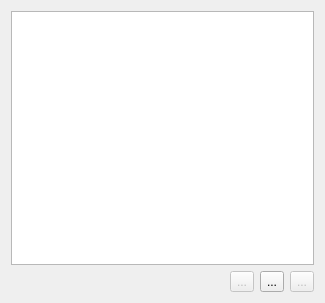
<?xml version="1.0" encoding="UTF-8"?>
<ui version="4.0">
 <class>PartsWidget</class>
 <widget class="QWidget" name="PartsWidget">
  <property name="geometry">
   <rect>
    <x>0</x>
    <y>0</y>
    <width>325</width>
    <height>303</height>
   </rect>
  </property>
  <layout class="QVBoxLayout">
   <item>
    <widget class="QListView" name="partsList"/>
   </item>
   <item>
    <layout class="QHBoxLayout" name="hboxlayout">
     <item>
      <spacer>
       <property name="orientation">
        <enum>Qt::Horizontal</enum>
       </property>
       <property name="sizeHint" stdset="0">
        <size>
         <width>81</width>
         <height>20</height>
        </size>
       </property>
      </spacer>
     </item>
     <item>
      <widget class="QToolButton" name="editPart">
       <property name="enabled">
        <bool>false</bool>
       </property>
       <property name="text">
        <string>...</string>
       </property>
      </widget>
     </item>
     <item>
      <widget class="QToolButton" name="addPart">
       <property name="text">
        <string>...</string>
       </property>
      </widget>
     </item>
     <item>
      <widget class="QToolButton" name="removePart">
       <property name="enabled">
        <bool>false</bool>
       </property>
       <property name="text">
        <string>...</string>
       </property>
      </widget>
     </item>
    </layout>
   </item>
  </layout>
 </widget>
 <resources/>
 <connections/>
</ui>
